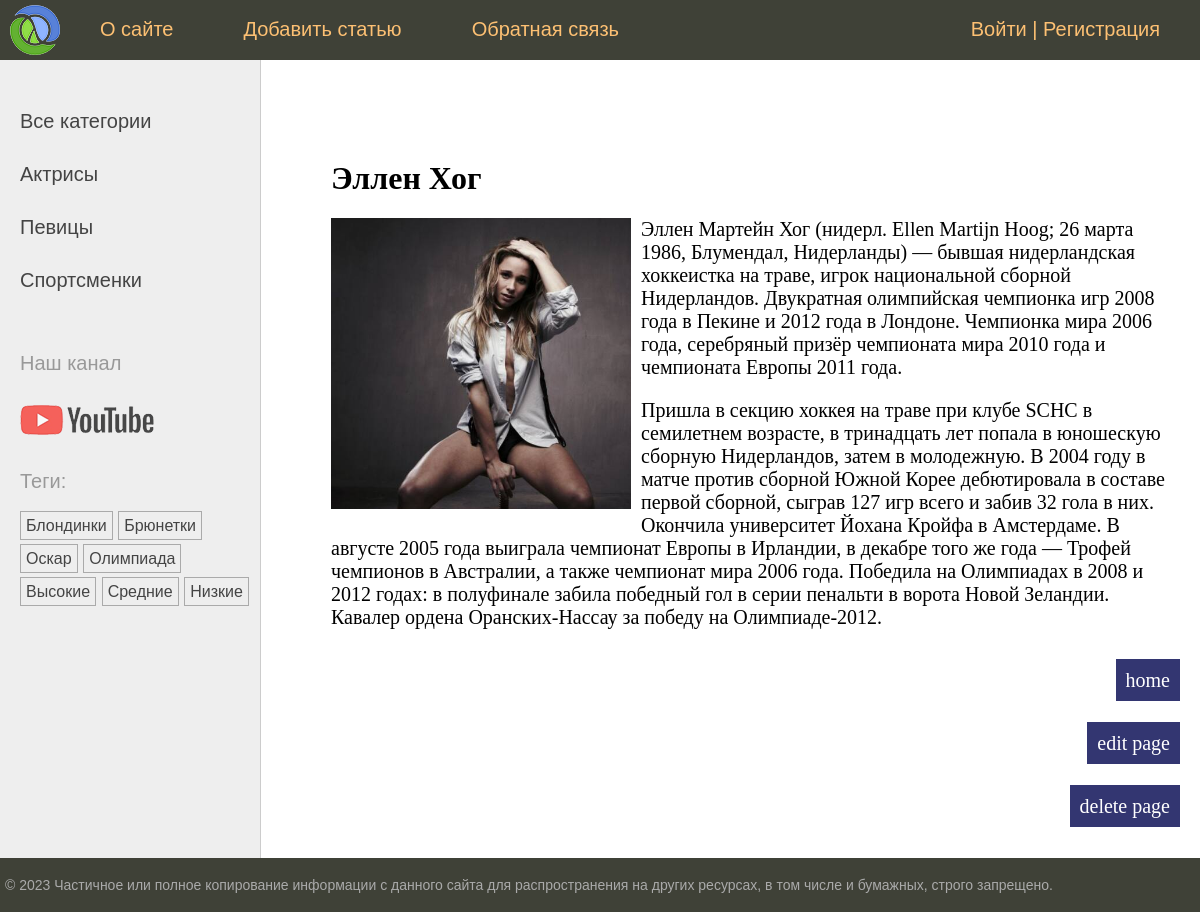
/post/ellen-hog/, run on the app's committed database.
### women/models.py (models this page shows, shortened)
class Category(models.Model):
    name = models.CharField(max_length=100, db_index=True)
    slug = models.SlugField(max_length=255, unique=True, db_index=True)
    def get_absolute_url(self):
        return reverse('category', kwargs={'cat_slug': self.slug})

class TagPost(models.Model):
    tag = models.CharField(max_length=100, db_index=True)
    slug = models.SlugField(max_length=255, unique=True, db_index=True)
    def get_absolute_url(self):
        return reverse('tag', kwargs={'tag_slug': self.slug})

class Women(models.Model):
    class Status(models.IntegerChoices):
        PUBLISHED = 1, 'Published'
        DRAFT = 0, 'Draft'
    title = models.CharField(max_length=150, verbose_name='Заголовок')
    slug = models.SlugField(max_length=255, unique=True, db_index=True)
    photo = models.ImageField(upload_to="photos/%Y/%m/%d/", null=True, blank=True,default=None,
                              verbose_name="Фото")
    content = models.TextField(blank=True, verbose_name='Текст статьи')
    time_create = models.DateTimeField(auto_now_add=True)
    time_update = models.DateTimeField(auto_now=True)
    is_published = models.BooleanField(
        choices=tuple(
            map(
                lambda x: (bool(x[0]), x[1]),
                Status.choices
                )
            ),
        default=Status.DRAFT
        )
    cat = models.ForeignKey(
        "Category", on_delete=models.PROTECT,
        null=True, related_name='posts'
        )
    tags = models.ManyToManyField("TagPost", blank=True, related_name="tags")
    husband = models.OneToOneField(
        "Husband", on_delete=models.SET_NULL, null=True,
        related_name='wuman', blank=True
        )
    author = models.ForeignKey(get_user_model(), on_delete=models.SET_NULL, related_name='posts', null=True,
                               default=None)
    objects = models.Manager()
    published = PublishedManager()
    class Meta:
        ordering = ["-time_create"]
        indexes = [models.Index(fields=["-time_create"])]

### women/views.py (the view)
# urls.py: path('post/<str:post_slug>/', views.ShowPost.as_view(), name='post'),
class ShowPost(DataMixin, DetailView):
    template_name = "women/post.html"
    slug_url_kwarg = 'post_slug'
    context_object_name = 'post'
    def get_context_data(self, **kwargs):
        context = super().get_context_data(**kwargs)
        return self.get_mixin_context(context, title=context['post'].title)
    def get_object(self, queryset=None):
        return get_object_or_404(Women.published, slug=self.kwargs[self.slug_url_kwarg])

### users/context_processors.py (called while the page is built)
def get_women_context(request):
    return {'main_menu': menu}

### women/models.py (called while the page is built)
    def get_queryset(self):
        return super().get_queryset().filter(is_published=Women.Status.PUBLISHED)

### women/templatetags/women_tags.py (called while the page is built)
@register.inclusion_tag('women/list_categories.html')
def show_categories(cat_selected=0):
    cats = Category.objects.all()
    return {'cats': cats, 'cat_selected': cat_selected}

@register.inclusion_tag('women/list_tags.html')
def show_all_tags():
    return {'tags': TagPost.objects.all()}

### women/utils.py (called while the page is built)
    def get_mixin_context(self, context, **kwargs):
        context['cat_selected'] = None
        context.update(kwargs)
        return context

### women/templates/women/post.html (shortened to what this page needs)
{% extends 'base.html' %}
{% block content %}
<h1>{{post.title}}</h1>
{% if post.photo %}
<p><img class="img-article-left" src="{{post.photo.url}}"></p>
{% endif %}
{{post.content|linebreaks}}
<p class="link-read-post"><a href="{% url 'home' %}">home</a></p>
<p class="link-read-post"><a href="{% url 'edit_page' post.slug %}">edit page</a></p>
<p class="link-read-post"><a href="{% url 'delete_page' post.slug %}">delete page</a></p>
{% endblock %}

### women/templates/women/list_categories.html
{% for cat in cats %}
{% if cat.id == cat_selected %}
<li class="selected">{{cat.name}}</li>
{% else %}
<li><a href="{{ cat.get_absolute_url }}">{{cat.name}}</a></li>
{% endif %}
{% endfor %}

### women/templates/women/list_tags.html
{% if tags %}
    <p>Теги:</p>
    <ul class="tags-list">
        {% for t in  tags %}
        <li><a href="{{t.get_absolute_url}}">{{t.tag}}</a></li>
        {% endfor %}
    </ul>
{% endif %}

### women/static/women/css/styles.css (style rules this page uses)
html, body { font-family: 'Arial'; margin: 0; padding: 0; height: 100%; width: 100%; color: #444; }
a { color: #0059b2; text-decoration: none; }
img { max-width: 600px; height: auto; }
img.img-article-left { max-width: 300px; height: auto; float: left; padding: 0 10px 10px 0; }
p.link-read-post { text-align: right; }
p.link-read-post a { padding: 10px; min-width: 100px; background: #333671; color: #fff; text-decoration: none; }
.left-chapters ul { width: 230px; margin: 0; padding: 20px 10px 10px 20px; list-style: none; font-size: 20px; }
.left-chapters ul li { margin: 30px 0 0 0; color: #999; }
.left-chapters ul li a { color: #444; text-decoration: none; }
ul.tags-list { width: 100%; margin: 0; padding: 0; list-style: none; }
ul.tags-list li { margin: 0; padding: 0 0 10px; display: inline-block; }
ul.tags-list li a { padding: 5px; font-size: 16px; border: 1px solid #aaa; }
.content-text h1 { font-size: 32px; }

### data on the page
Category: name "Актрисы"
Category: name "Певицы"
Category: name "Спортсменки"
TagPost: tag "Блондинки"
TagPost: tag "Брюнетки"
TagPost: tag "Оскар"
TagPost: tag "Олимпиада"
TagPost: tag "Высокие"
TagPost: tag "Средние"
TagPost: tag "Низкие"
Women: title "Эллен Хог", photo (picture), content "Эллен Мартейн Хог (нидерл. Ellen Martijn Hoog; 26 марта 1986, Блумендал, Нидерланды) — бывшая нидерландская хоккеистка на траве, игрок национальной сборной Нидерландов. Двукратная олимпийская чемпионка игр 2008 года в Пекине и 2012 года в Лондоне. Чемпионка мира 2006 года, серебряный призёр чемпионата мира 2010 года и чемпионата Европы 2011 года. Пришла в секцию хоккея на траве при клубе SCHC в семилетнем возрасте, в тринадцать лет попала в юношескую сборную Нидерландов, затем в молодежную. В 2004 году в матче против сборной Южной Корее дебютировала в составе первой сборной, сыграв 127 игр всего и забив 32 гола в них. Окончила университет Йохана Кройфа в Амстердаме. В августе 2005 года…"

### other printed values
{{ m.title }} "О сайте" "Добавить статью" "Обратная связь"
